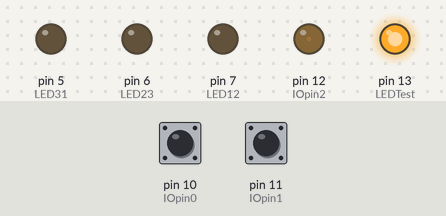
Recording of a program running on a simulated Arduino Uno, built with avr-gcc and run on an emulated ATmega328P. Shown: output pins drawn as LEDs (lit = HIGH). The test bench sets the inputs (shaded band); at power-on: pin 10 (IOpin0) HIGH, pin 11 (IOpin1) HIGH.

Above: at 1.2 s.
Timing chart, 0 to 0.3 s (numbered marks = the images above; inputs shaded):
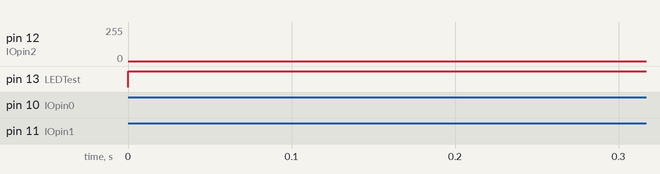

The program:

main.cpp
```cpp
#include <Arduino.h>
#include <Wire.h>   //biblioteka Wires, potrzebna do prawidłowego kompilowania programu (?)

#define IOpin0 10   //definicja pinów wejściowo-wyjściowych - podpięcie pod piny wtyczki
#define IOpin1 11
#define IOpin2 12
#define LED12 7     //definicja pinów pod diody sygnalizacyjne
#define LED23 6
#define LED31 5
#define LEDTest 13

bool result;
bool testResult;

int LED12stat = LOW;
int LED23stat = LOW;
int LED31stat = LOW;
int LEDTeststat = LOW;


void setup() {
  pinMode(IOpin0, INPUT_PULLUP);      //wstępnie, wszystkie piny jako input
  pinMode(IOpin1, INPUT_PULLUP);
  pinMode(IOpin2, INPUT_PULLUP);
  pinMode(LED12, OUTPUT);             //setup LED-pinów jako wyjścia
  pinMode(LED23, OUTPUT);
  pinMode(LED31, OUTPUT);
  pinMode(LEDTest, OUTPUT);
  digitalWrite(LED12, LED12stat);           //domyślnie wyłączenie wszystkich diodek
  digitalWrite(LED23, LED23stat);
  digitalWrite(LED31, LED31stat);
  digitalWrite(LEDTest, LEDTeststat);
}

int test (int pin){
  pinMode(IOpin0, INPUT_PULLUP);      //wstępnie, wszystkie piny jako input
  pinMode(IOpin1, INPUT_PULLUP);
  pinMode(IOpin2, INPUT_PULLUP);

  switch (pin)
  {
    case 0:
    pinMode(IOpin0, OUTPUT);            //ustawienie pierwszego pinu jako wyjście sygnału, pozostałe piny jako wejścia do nasłuchu sygnału
    digitalWrite(IOpin0, LOW);         //ustawienie stanu niskiego na pinie 0

    if (digitalRead(IOpin1) == LOW)
      {
        LED12stat = HIGH;
      }
      else
      {
        LED12stat = LOW;
      }
    if (digitalRead(IOpin2) == LOW)
      {
        LED31stat = HIGH;
      }
      else
      {
        LED31stat = LOW;
      }
    break;

    case 1:
    pinMode(IOpin1, OUTPUT);                //ustawienie drugiego pinu jako wyjście sygnału, pozostałe piny jako wejścia do nasłuchu sygnału
    digitalWrite(IOpin1, LOW);              //ustawienie stanu niskiego na pinie 1

    if (digitalRead(IOpin0) == LOW)
      {
        LED12stat = HIGH;
      }
      else
      {
        LED12stat = LOW;
      }
    if (digitalRead(IOpin2) == LOW)
    {
      LED23stat = HIGH;
    }
      else
      {
        LED23stat = LOW;
      }
    break;

    case 2:
    pinMode(IOpin2, OUTPUT);                //ustawienie trzeciego pinu jako wyjście sygnału, pozostałe piny jako wejścia do nasłuchu sygnału
    digitalWrite(IOpin2, LOW);              //ustawienie stanu niskiego na pinie 2

    if (digitalRead(IOpin0) == LOW)
      {
        LED31stat = HIGH;
      }
      else
      {
        LED31stat = LOW;
      }
    if (digitalRead(IOpin1) == LOW)
      {
        LED23stat = HIGH;
      }
      else
      {
        LED23stat = LOW;
      }
    break;
  }
  digitalWrite(LED12, LED12stat);
  digitalWrite(LED23, LED23stat);
  digitalWrite(LED31, LED31stat);
    if (LED12stat == HIGH || LED23stat == HIGH || LED31stat == HIGH)
      {
        digitalWrite(LEDTest, LOW);
      }
      else
      {
        digitalWrite(LEDTest, HIGH);
      }
  return result;
}

void loop() {
  for (size_t i = 0; i < 3; i++)
  {
    testResult = test(i);
    if (i == 2)
    {
      i = 0;
    }
  }
}
```
